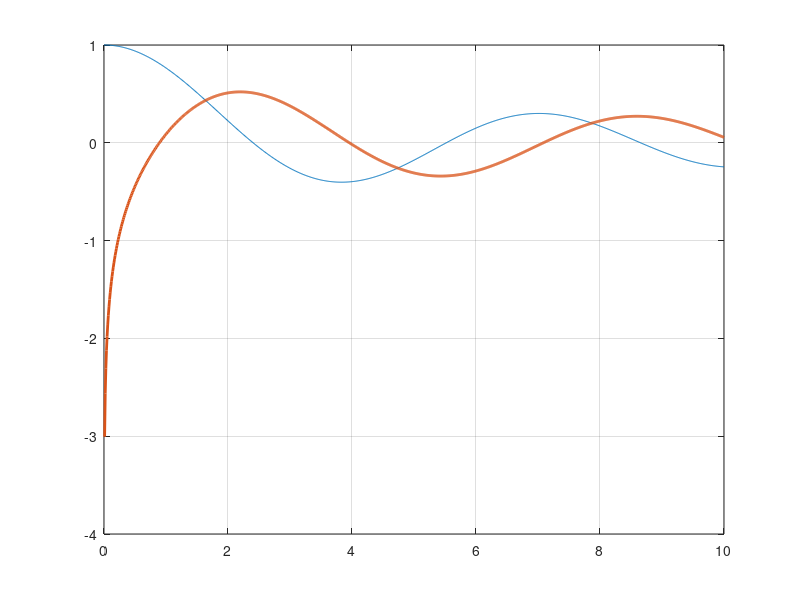

This figure's MATLAB source:
% ------------------------------------------- %

% Homework 4
% NAME: Troy Chin
% DATE: 09/30/2025

% ------------------------------------------- %

% Question 2
tol = 1e-6; a = 1; b = 5;
pi_val = pi;

while (b-a)/2 > tol
    c = (b+a)/2;
    A = hilb(5);
    A(1,1) = c;
    lam_max = max(eig(A));
    if lam_max - pi_val > 0
        b = c;
    else
        a = c;
    end
end

% Output first entry of A using Bisection method
a11 = (a+b)/2;
fprintf('First entry of A to six decimal places: %.6f\n', a11);

% ------------------------------------------- %

% Question 4.10
J0 = @(x)besselj(0,x);
Y0 = @(x)bessely(0,x);
xx = 0:.01:10; close all;
xlabel('x');
ylabel('y');
title('Newton Method Iterations');
plot(xx,J0(xx), xx, Y0(xx), 'linewidth', 2);
grid on;

